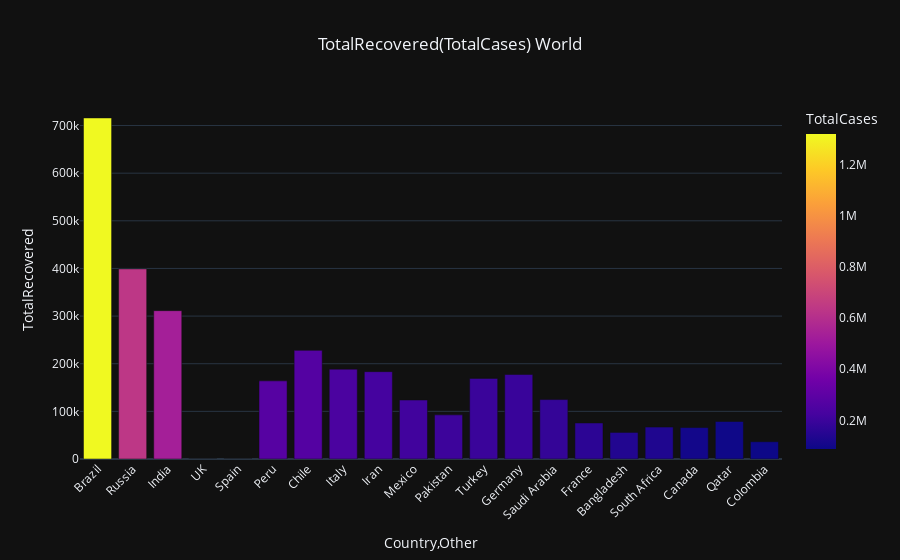

The cell this chart's notebook holds for it:
### Markdown cell above
From the above graph we can observe while comparing Rajasthan, Delhi and Tamil Nadu<br>
Rajasthan has cured more people while having more cases than Delhi and Tamil Nadu<br>
From this we can infer that **Rajasthan has better medical fascilities**

### Code cell
bar_chart(temp_df1.iloc[2:22, :], total_recovered_world, total_cases_world, 'World')

### Figure 1 — Plotly figure (JSON) as saved in the notebook; plotly's stock layout.template omitted (floating-point values rounded to 4 significant figures)
{"data": [{"alignmentgroup": "True", "hovertemplate": "Country,Other=%{x}<br>TotalRecovered=%{y}<br>TotalCases=%{marker.color}<extra></extra>", "legendgroup": "", "marker": {"color": [1319274, 634437, 530997, 310250, 295549, 275989, 267766, 240136, 222669, 212802, 202955, 195883, 194705, 182483, 162936, 137787, 131800, 103032, 94413, 88591], "coloraxis": "coloraxis"}, "name": "", "offsetgroup": "", "orientation": "v", "showlegend": false, "textposition": "auto", "type": "bar", "x": ["Brazil", "Russia", "India", "UK", "Spain", "Peru", "Chile", "Italy", "Iran", "Mexico", "Pakistan", "Turkey", "Germany", "Saudi Arabia", "France", "Bangladesh", "South Africa", "Canada", "Qatar", "Colombia"], "xaxis": "x", "y": [715905, 399087, 311364, 0, 0, 164024, 228055, 188584, 183310, 123797, 92624, 169182, 177500, 124755, 75649, 55727, 67094, 65973, 78702, 36273], "yaxis": "y"}], "layout": {"barmode": "relative", "coloraxis": {"colorbar": {"title": {"text": "TotalCases"}}, "colorscale": [[0, "#0d0887"], [0.1111, "#46039f"], [0.2222, "#7201a8"], [0.3333, "#9c179e"], [0.4444, "#bd3786"], [0.5556, "#d8576b"], [0.6667, "#ed7953"], [0.7778, "#fb9f3a"], [0.8889, "#fdca26"], [1, "#f0f921"]]}, "hovermode": "x", "legend": {"tracegroupgap": 0}, "title": {"text": "TotalRecovered(TotalCases) World", "x": 0.5, "xanchor": "center"}, "xaxis": {"anchor": "y", "domain": [0, 1], "tickangle": -45, "title": {"text": "Country,Other"}}, "yaxis": {"anchor": "x", "domain": [0, 1], "title": {"text": "TotalRecovered"}}}}
